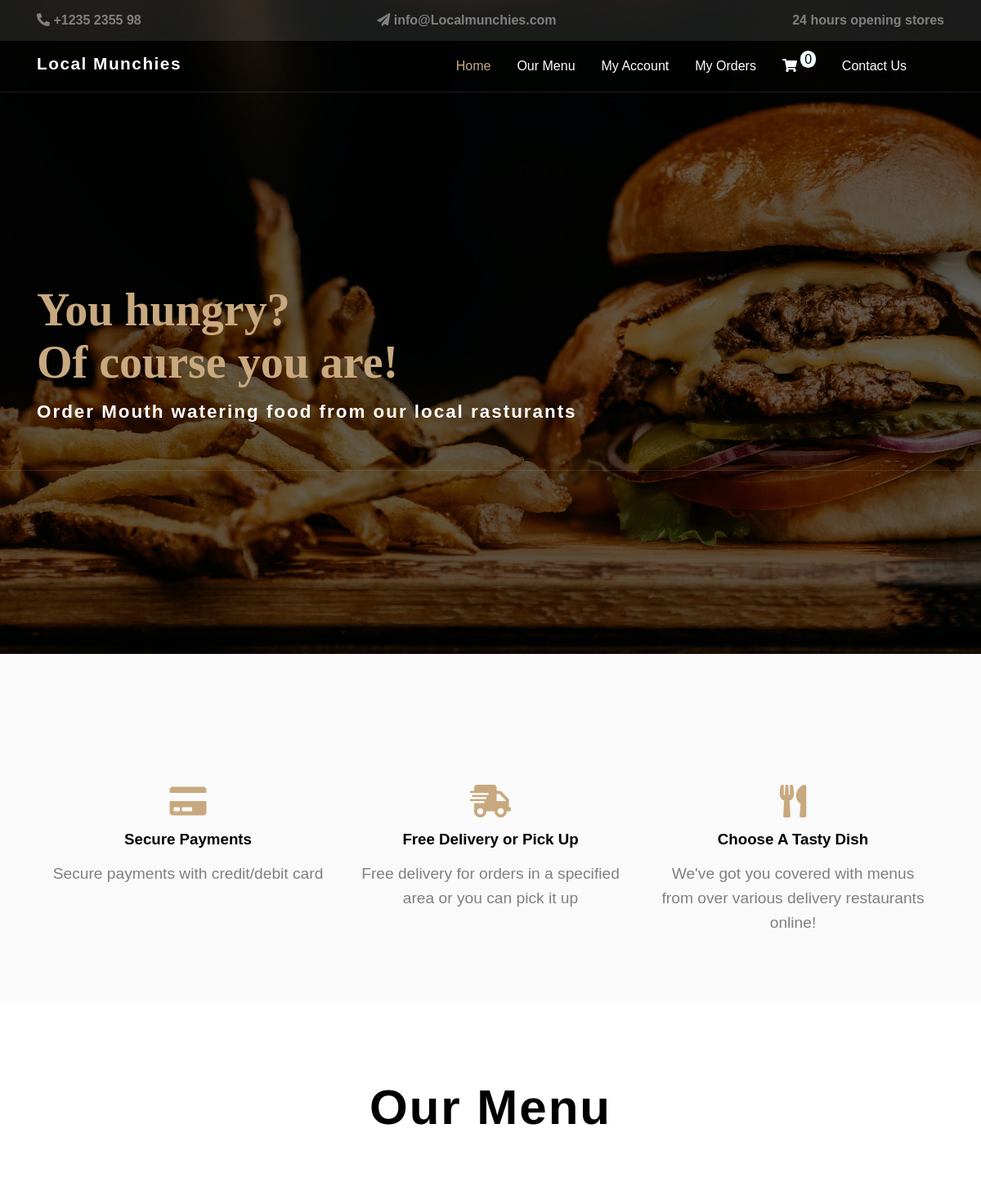
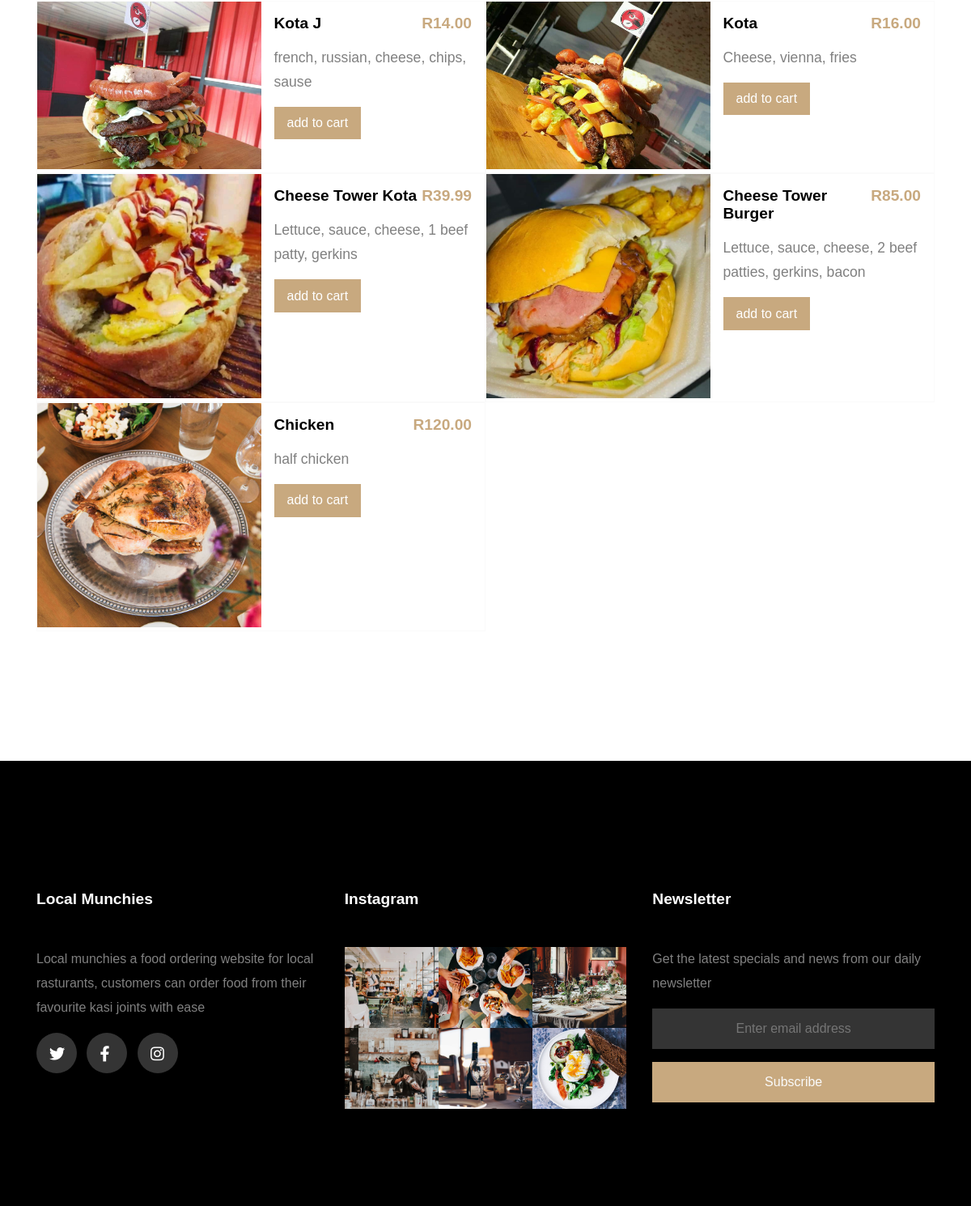
Screenshot of /index.php (signed in) with the database file from the repository (2 pictures, top to bottom).
### tables this page shows
CREATE TABLE `menu` (
  `food_id` int(11) NOT NULL,
  `storeID` int(11) NOT NULL,
  `cuisine_id` int(11) NOT NULL,
  `food_name` varchar(255) NOT NULL,
  `food_desc` text NOT NULL,
  `food_price` decimal(10,2) NOT NULL,
  `food_img` varchar(255) NOT NULL
);

### index.php (the view, shortened to what this page needs)
<?php
include './database/dbconn.php';
$sql = "SELECT * FROM menu LIMIT 6";
$results = mysqli_query($conn, $sql);
$menuItems = mysqli_fetch_all($results, MYSQLI_ASSOC);
?>
<?php include './templates/header.php'; ?>
<header>
    <?php include './templates/navbar.php'; ?>
    <section class="header-carousel">
        <div class="carousel-content">
            <div class="header-slider slider-1">
                <div class="container">
                    <div class="slider-items">
                        <h1 class="item-subheading cursive-hd">You hungry?<br> Of course you are!</span>
                            <h3>Order Mouth watering food from our local rasturants</h3>
                    </div>
                </div>
            </div>
        </div>
    </section>
</header>
<main>
    <section class="services-section">
        <div class="services-contents">
            <div class="container">
                <div class="services-items">
                    <div class="services-item">
                        <i class="fas fa-credit-card"></i>
                        <h3>Secure Payments</h3>
                        <p>Secure payments with credit/debit card</p>
                    </div>
                    <div class="services-item">
                        <i class="fas fa-shipping-fast"></i>
                        <h3>Free Delivery or Pick Up</h3>
                        <p>Free delivery for orders in a specified area or you can pick it up</p>
                    </div>
                    <div class="services-item">
                        <i class="fas fa-utensils"></i>
                        <h3>Choose A Tasty Dish</h3>
                        <p>We've got you covered with menus from over various delivery restaurants online!</p>
                    </div>
                </div>
            </div>
        </div>
    </section>
    <section class="menu-section">
        <div class="menu-contents contents">
            <div class="container">
                <div class="menu-header header">
                    <h2>Our Menu</h2>
                </div>
                <div class="menu-items">
                    <form action="" method="POST">
                        <?php foreach ($menuItems as $menuItem) : ?>
                            <div class="menu-item">
                                <div class="menu-img img-1">
                                    <img src="./images/<?php echo $menuItem['food_img']; ?>" alt="">
                                </div>
                                <div class="menu-description">
                                    <h4><?php echo $menuItem['food_name']; ?> <span>R<?php echo $menuItem['food_price']; ?></span></h4>
                                    <p><?php echo $menuItem['food_desc']; ?></p>
                                    <div class="order-btn btn">
                                        <a href="about.php?id=<?php echo $menuItem['food_id'] ?>">add to cart</a>
                                    </div>
                                </div>
                            </div>
                        <?php endforeach ?>
                    </form>
                </div>
            </div>
        </div>
    </section>
</main>
<?php include './templates/footer.php';

### rows the page displays
menu: food_img (picture), food_name "Kota J", food_price "14.00", food_desc "french, russian, cheese, chips, sause"
menu: food_img (picture), food_name "Kota", food_price "16.00", food_desc "Cheese, vienna, fries"
menu: food_img (picture), food_name "Cheese Tower Kota", food_price "39.99", food_desc "Lettuce, sauce, cheese, 1 beef patty, gerkins"
menu: food_img (picture), food_name "Cheese Tower Burger", food_price "85.00", food_desc "Lettuce, sauce, cheese, 2 beef patties, gerkins, bacon"
menu: food_img (picture), food_name "Chicken", food_price "120.00", food_desc "half chicken"
